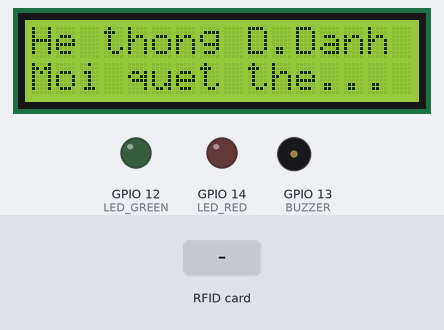
Recording of a program running on a simulated ESP32. Parts: 16×2 character LCD, output pins drawn as LEDs (lit = HIGH), buzzer (waves = sounding). Inputs (shaded band) come from the test bench. WiFi joins after 1.5 s; servers stay silent unless stated; uploads are accepted with an empty reply; what the program prints to the serial monitor is not drawn.

Above: at 2.8 s.
2.9 s: RFID card 5E 7A 19 C4 held to the reader
At 3.04 s:
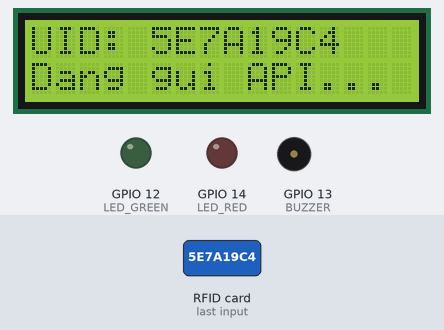
At 3.9 s:
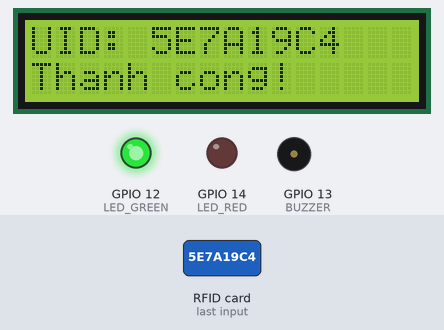
Timing chart, 0 to 6.7 s (numbered marks = the images above; inputs shaded):
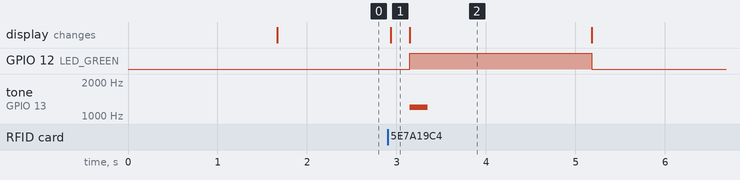

Measured:
- after the input at 2.9 s, GPIO 12 (LED_GREEN): LOW → HIGH after 0.25 s, → LOW 2.0 s later; tone on GPIO 13 (BUZZER): silent → 1200 Hz after 0.25 s, → silent 0.20 s later; the display: changes at once (image 1)
- what the display in image 2 shows lasts 2.1 s, from 3.1 s to 5.2 s

The program:

main.cpp
```cpp
#include <Arduino.h>
#include <WiFi.h>
#include <HTTPClient.h>
#include <WiFiClientSecure.h> // SỬA LỖI: Bắt buộc phải có để chạy HTTPS đám mây
#include <SPI.h>
#include <MFRC522.h>
#include <Wire.h>
#include <LiquidCrystal_I2C.h>

// SỬA LỖI: Thêm chính xác phân hệ API endpoint ở cuối đường dẫn
const char* serverName = "https://chamcong-sv-nttu.onrender.com/api/attendance";

// Khai báo biến và URL cho cơ chế Ping điều khiển từ xa
const char* pingUrl = "https://chamcong-sv-nttu.onrender.com/api/device/ping";
unsigned long lastPingTime = 0;

// Biến điều khiển màn hình không bị khóa (non-blocking)
unsigned long feedbackDisplayStartTime = 0;
bool isDisplayingFeedback = false;
const unsigned long FEEDBACK_DURATION = 2000; // Hiển thị trong 2 giây

// Định nghĩa chân kết nối (Giữ nguyên cấu hình phần cứng cũ)
#define SS_PIN 5
#define RST_PIN 4
#define LED_GREEN 12
#define LED_RED 14
#define BUZZER 13

MFRC522 rfid(SS_PIN, RST_PIN);
LiquidCrystal_I2C lcd(0x27, 16, 2);

void displayReady();
void successFeedback();
void errorFeedback();

void setup() {
  Serial.begin(115200);

  pinMode(LED_GREEN, OUTPUT);
  pinMode(LED_RED, OUTPUT);
  pinMode(BUZZER, OUTPUT);
  digitalWrite(LED_GREEN, LOW);
  digitalWrite(LED_RED, LOW);
  digitalWrite(BUZZER, LOW);

  lcd.init();
  lcd.backlight();
  lcd.setCursor(0, 0);
  lcd.print("Dang ket noi WiFi...");

  SPI.begin();
  rfid.PCD_Init();
  // Kết nối WiFi Wokwi
  // Dành riêng cho chạy giả lập Wokwi
  WiFi.begin("Wokwi-GUEST", "", 6);
  while (WiFi.status() != WL_CONNECTED) {
    delay(500);
    Serial.print(".");
  }

  // Đã chuyển đổi sang giao thức bảo mật đám mây thành công
  Serial.println("\n[Thành công] Đã kết nối WiFi Internet.");
  displayReady();
}

void loop() {
  // --- PHẦN 0: QUẢN LÝ TRẠNG THÁI GIAO DIỆN VÀ PHẢN HỒI (KHÔNG KHÓA) ---
  if (isDisplayingFeedback) {
    // Tự động reset màn hình về trạng thái chờ sau 2 giây
    if (millis() - feedbackDisplayStartTime > FEEDBACK_DURATION) {
      isDisplayingFeedback = false;
      displayReady();
    }
  }

  // --- PHẦN 1: ĐỌC THẺ RFID ---
  // Chỉ quét thẻ mới khi màn hình đang ở trạng thái chờ (không hiển thị phản hồi)
  if (!isDisplayingFeedback && rfid.PICC_IsNewCardPresent() && rfid.PICC_ReadCardSerial()) {
    String uidStr = "";
    for (byte i = 0; i < rfid.uid.size; i++) {
      uidStr += String(rfid.uid.uidByte[i] < 0x10 ? "0" : "");
      uidStr += String(rfid.uid.uidByte[i], HEX);
    }
    uidStr.toUpperCase();

    lcd.clear();
    lcd.setCursor(0, 0);
    lcd.print("UID: " + uidStr);
    lcd.setCursor(0, 1);
    lcd.print("Dang gui API...");
    Serial.println("\nQuét được thẻ UID: " + uidStr);

    // Gửi HTTP POST lên Server Render Cloud
    if (WiFi.status() == WL_CONNECTED) {
      // SỬA LỖI: Tạo client bảo mật và cấu hình bỏ qua kiểm tra chứng chỉ SSL của Render
      WiFiClientSecure client;
      client.setInsecure();

      HTTPClient http;
      http.begin(client, serverName); // Khởi tạo kết nối bảo mật HTTPS

      // Khai báo Header là JSON
      http.addHeader("Content-Type", "application/json");

      // Đặt timeout để tránh bị treo khi server phản hồi chậm
      http.setTimeout(3000);

      // Tạo chuỗi JSON thủ công cực nhẹ: {"uid":"E3F2A1B2"}
      String httpRequestData = "{\"uid\":\"" + uidStr + "\"}";

      // Gửi request POST
      int httpResponseCode = http.POST(httpRequestData);

      // SQA Logic: Chấp nhận mã 200 (OK) hoặc 201 (Created) từ Node.js Backend
      if (httpResponseCode == 200 || httpResponseCode == 201) {
        Serial.print("Đẩy dữ liệu thành công. HTTP Code: ");
        Serial.println(httpResponseCode);
        successFeedback();
      } else {
        Serial.print("Lỗi từ Server. HTTP Code: ");
        Serial.println(httpResponseCode);
        errorFeedback();
      }

      http.end(); // Giải phóng tài nguyên mạng
      client.stop(); // CHÌA KHÓA GIẢI QUYẾT LỖI: Trả lại RAM cho ESP32
    } else {
      Serial.println("Lỗi mất kết nối WiFi");
      errorFeedback();
    }

    rfid.PICC_HaltA();
    rfid.PCD_StopCrypto1();

    // Đặt hẹn giờ để quay lại màn hình chờ sau 2 giây mà không khóa vòng lặp
    isDisplayingFeedback = true;
    feedbackDisplayStartTime = millis();
  }

  // --- PHẦN 2: CƠ CHẾ NHỊP TIM: Tối ưu hóa - Chống nghẽn quét thẻ ---
  if (millis() - lastPingTime > 10000) { // TĂNG LÊN 10 GIÂY (Tránh spam mạng)
      if (WiFi.status() == WL_CONNECTED) {
          WiFiClientSecure client;
          client.setInsecure(); // Bỏ qua kiểm tra SSL cho Render
          HTTPClient http;

          http.begin(client, pingUrl); // Dùng client bảo mật cho URL https

          // QUAN TRỌNG NHẤT: Chỉ đợi Server trả lời tối đa 1 giây.
          // Quá 1 giây không thấy gì là cúp máy luôn để quay lại quét thẻ!
          http.setTimeout(1000);

          int httpCode = http.GET(); // Bắt đầu gọi Sếp

          if (httpCode > 0) {
              String payload = http.getString();
              payload.trim();

              if (payload == "RESET") {
                  Serial.println(">>> NHAN LENH RESET TU WEB <<<");
                  lcd.clear();
                  lcd.print("Dang reset...");

                  // THÊM DÒNG NÀY: Tắt WiFi cẩn thận trước khi reset để không bị đơ mạch
                  WiFi.disconnect(true);
                  delay(500);
                  ESP.restart();
              }
          } else {
              Serial.println("Ping Server that bai, bo qua de quet the...");
          }

          // LUÔN LUÔN KẾT THÚC KẾT NỐI ĐỂ TRÁNH TRÀN RAM (Nguyên nhân gây chết ở lần quét 3)
          http.end();
          client.stop(); // Dọn dẹp RAM
      }

      lastPingTime = millis(); // Đặt lại đồng hồ
  }
}

void displayReady() {
  lcd.clear();
  lcd.setCursor(0, 0);
  lcd.print("He thong D.Danh");
  lcd.setCursor(0, 1);
  lcd.print("Moi quet the...");
  // Tắt tất cả các đèn báo hiệu khi quay về màn hình chờ
  digitalWrite(LED_GREEN, LOW);
  digitalWrite(LED_RED, LOW);
}

void successFeedback() {
  lcd.setCursor(0, 1);
  lcd.print("Thanh cong!     ");

  // Bật LED xanh và còi
  digitalWrite(LED_GREEN, HIGH); // Bật đèn
  // Dùng tone() với tham số duration để còi tự tắt, không làm khóa chương trình
  tone(BUZZER, 1200, 200); // Phát âm thanh "bíp" ở tần số 1200Hz trong 200ms
}

void errorFeedback() {
  lcd.setCursor(0, 1);
  lcd.print("Loi ket noi!    ");

  // Bật LED đỏ và còi
  digitalWrite(LED_RED, HIGH); // Bật đèn
  // Dùng tone() với tham số duration để còi tự tắt, không làm khóa chương trình
  tone(BUZZER, 400, 1000); // Phát âm thanh lỗi ở tần số 400Hz trong 1 giây
}
```
